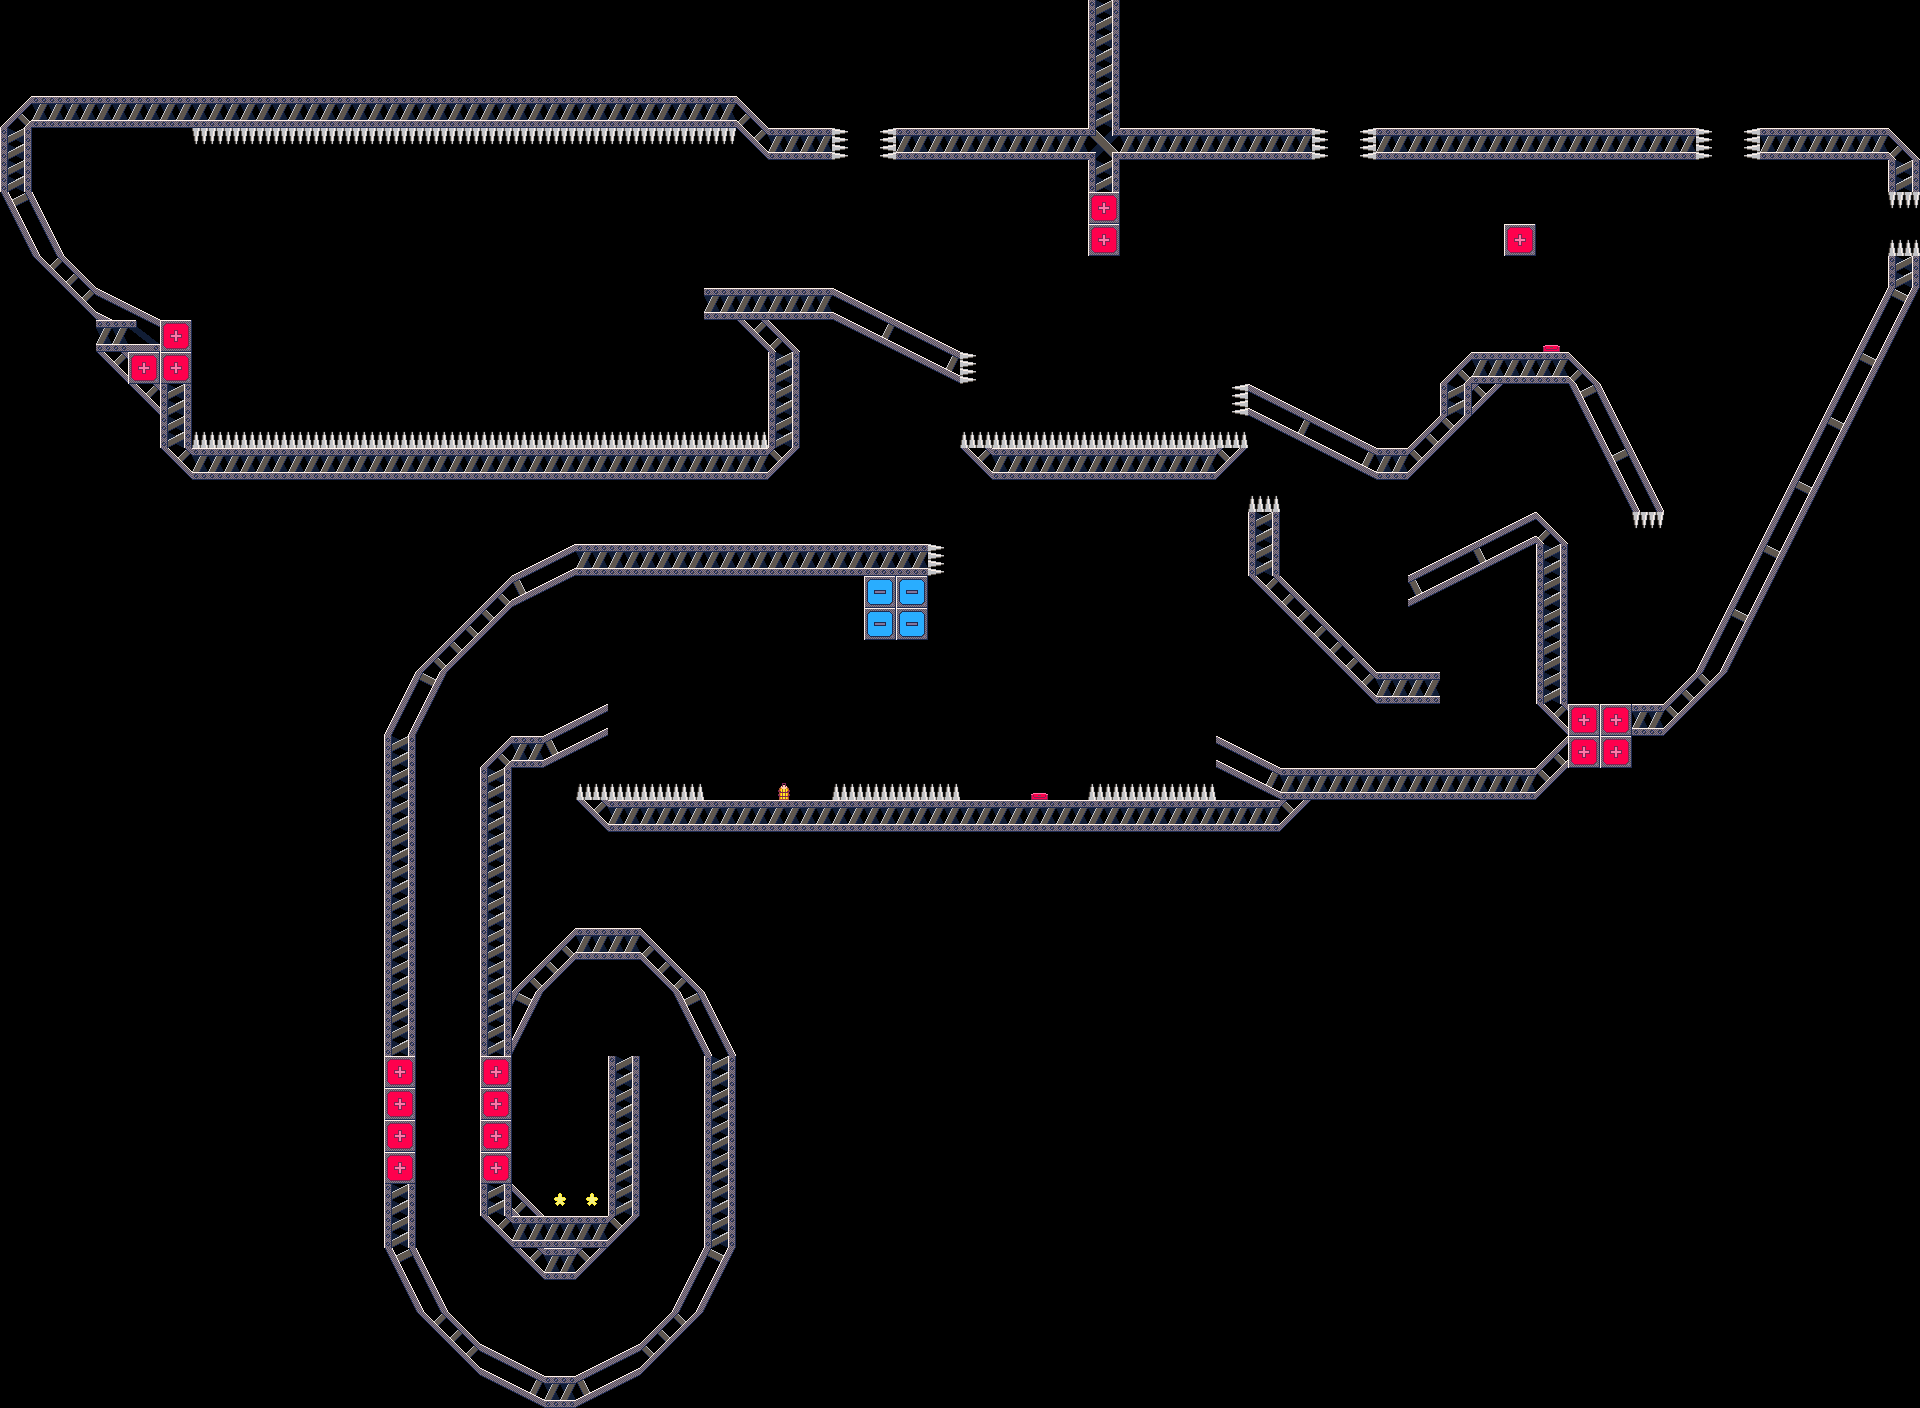

A level layout from a 2D game, rendered from its tile map. Below: a short description, then the map file with its tile-grid data intact:
An orthogonal 60x44 tile map with 32x32 px tiles, 1 tile layer (tiles) and 1 object (spawn).

<map version="1.10" tiledversion="1.11.2" orientation="orthogonal" renderorder="right-down" width="60" height="44" tilewidth="32" tileheight="32" infinite="0" nextlayerid="3" nextobjectid="2">
 <editorsettings>
  <export target="../../../assets/levels/021.json" format="json" />
 </editorsettings>
 <tileset firstgid="1" source="../Metal.tsx" />
 <layer id="1" name="tiles" width="60" height="44">
  <data encoding="csv">
0,0,0,0,0,0,0,0,0,0,0,0,0,0,0,0,0,0,0,0,0,0,0,0,0,0,0,0,0,0,0,0,0,0,33,0,0,0,0,0,0,0,0,0,0,0,0,0,0,0,0,0,0,0,0,0,0,0,0,0,
0,0,0,0,0,0,0,0,0,0,0,0,0,0,0,0,0,0,0,0,0,0,0,0,0,0,0,0,0,0,0,0,0,0,33,0,0,0,0,0,0,0,0,0,0,0,0,0,0,0,0,0,0,0,0,0,0,0,0,0,
0,0,0,0,0,0,0,0,0,0,0,0,0,0,0,0,0,0,0,0,0,0,0,0,0,0,0,0,0,0,0,0,0,0,33,0,0,0,0,0,0,0,0,0,0,0,0,0,0,0,0,0,0,0,0,0,0,0,0,0,
15,26,26,26,26,26,26,26,26,26,26,26,26,26,26,26,26,26,26,26,26,26,26,16,0,0,0,0,0,0,0,0,0,0,33,0,0,0,0,0,0,0,0,0,0,0,0,0,0,0,0,0,0,0,0,0,0,0,0,0,
33,0,0,0,0,0,32,32,32,32,32,32,32,32,32,32,32,32,32,32,32,32,32,21,26,26,27,25,26,26,26,26,26,26,37,26,26,26,26,26,26,27,25,26,26,26,26,26,26,26,26,26,26,27,25,26,26,26,26,16,
33,0,0,0,0,0,0,0,0,0,0,0,0,0,0,0,0,0,0,0,0,0,0,0,0,0,0,0,0,0,0,0,0,0,33,0,0,0,0,0,0,0,0,0,0,0,0,0,0,0,0,0,0,0,0,0,0,0,0,33,
17,6,0,0,0,0,0,0,0,0,0,0,0,0,0,0,0,0,0,0,0,0,0,0,0,0,0,0,0,0,0,0,0,0,19,0,0,0,0,0,0,0,0,0,0,0,0,0,0,0,0,0,0,0,0,0,0,0,0,32,
23,12,0,0,0,0,0,0,0,0,0,0,0,0,0,0,0,0,0,0,0,0,0,0,0,0,0,0,0,0,0,0,0,0,19,0,0,0,0,0,0,0,0,0,0,0,0,19,0,0,0,0,0,0,0,0,0,0,0,20,
0,21,16,0,0,0,0,0,0,0,0,0,0,0,0,0,0,0,0,0,0,0,0,0,0,0,0,0,0,0,0,0,0,0,0,0,0,0,0,0,0,0,0,0,0,0,0,13,0,0,0,0,0,0,0,0,0,0,0,33,
0,0,21,3,4,0,0,0,0,0,0,0,0,0,0,0,0,0,0,0,0,0,26,26,26,26,3,4,0,0,0,0,0,0,0,0,0,0,0,0,0,0,0,0,0,0,0,0,0,0,0,0,0,0,0,0,0,0,5,18,
0,0,0,26,35,19,0,0,0,0,0,0,0,0,0,0,0,0,13,13,13,13,13,21,16,13,7,8,3,4,0,0,0,0,0,0,0,0,0,0,0,0,0,0,0,0,0,0,36,0,0,0,0,0,0,0,0,0,11,24,
0,0,0,21,19,19,0,0,0,0,0,0,0,0,0,0,0,0,0,0,0,0,0,0,33,0,0,0,7,8,27,0,0,0,0,0,0,0,0,0,0,0,0,0,0,15,26,26,26,16,0,0,0,0,0,0,0,5,18,0,
0,0,0,0,21,33,0,0,0,0,0,0,0,0,0,0,0,0,0,0,0,0,0,0,33,0,0,0,0,0,0,0,0,0,0,0,0,0,25,3,4,0,0,0,0,33,22,0,0,17,6,0,0,0,0,0,0,11,24,0,
0,0,0,0,0,33,20,20,20,20,20,20,20,20,20,20,20,20,20,20,20,20,20,20,33,0,0,0,0,0,20,20,20,20,20,20,20,20,20,7,8,3,4,0,15,22,0,0,0,23,12,0,0,0,0,0,5,18,0,0,
0,0,0,0,0,21,26,26,26,26,26,26,26,26,26,26,26,26,26,26,26,26,26,26,22,0,0,0,0,0,21,26,26,26,26,26,26,26,22,0,0,7,8,26,22,0,0,0,0,0,17,6,0,0,0,0,11,24,0,0,
0,0,0,0,0,0,0,0,0,0,0,0,0,0,0,0,0,0,0,0,0,0,0,0,0,0,0,0,0,0,0,0,0,0,0,0,0,0,0,20,0,0,0,0,0,0,0,0,0,0,23,12,0,0,0,5,18,0,0,0,
0,0,0,0,0,0,0,0,0,0,0,0,0,0,0,0,0,0,0,0,0,0,0,0,0,0,0,0,0,0,0,0,0,0,0,0,0,0,0,33,0,0,0,0,0,0,1,2,16,0,0,32,0,0,0,11,24,0,0,0,
0,0,0,0,0,0,0,0,0,0,0,0,0,0,13,13,1,2,26,26,26,26,26,26,26,26,26,26,26,27,0,0,0,0,0,0,0,0,0,33,0,0,0,0,1,2,9,10,33,0,0,0,0,0,5,18,0,0,0,0,
0,0,0,0,0,0,0,0,0,0,0,0,0,13,13,15,9,10,0,0,0,0,0,0,0,0,0,31,31,0,0,0,0,0,0,0,0,0,0,21,16,0,0,0,9,10,0,0,33,0,0,0,0,0,11,24,0,0,0,0,
0,0,0,0,0,0,0,0,0,0,0,0,0,13,15,22,0,0,0,0,0,0,0,0,0,0,0,31,31,0,0,0,0,0,0,0,0,0,0,0,21,16,0,0,0,0,0,0,33,0,0,0,0,5,18,0,0,0,0,0,
0,0,0,0,0,0,0,0,0,0,0,0,0,15,22,0,0,0,0,0,0,0,0,0,0,0,0,0,0,0,0,0,0,0,0,0,0,0,0,0,0,21,16,0,0,0,0,0,33,0,0,0,0,11,24,0,0,0,0,0,
0,0,0,0,0,0,0,0,0,0,0,0,5,18,0,0,0,0,0,0,0,0,0,0,0,0,0,0,0,0,0,0,0,0,0,0,0,0,0,0,0,0,21,26,26,0,0,0,33,0,0,0,15,22,0,0,0,0,0,0,
0,0,0,0,0,0,0,0,0,0,0,0,11,24,0,0,0,1,2,0,0,0,0,0,0,0,0,0,0,0,0,0,0,0,0,0,0,0,0,0,0,0,0,0,0,0,0,0,21,19,19,26,22,0,0,0,0,0,0,0,
0,0,0,0,0,0,0,0,0,0,0,0,33,0,0,15,26,9,10,0,0,0,0,0,0,0,0,0,0,0,0,0,0,0,0,0,0,0,3,4,0,0,0,0,0,0,0,0,15,19,19,0,0,0,0,0,0,0,0,0,
0,0,0,0,0,0,0,0,0,0,0,0,33,0,0,33,0,13,20,20,20,20,0,0,28,0,20,20,20,20,0,0,36,0,20,20,20,20,7,8,26,26,26,26,26,26,26,26,22,0,0,0,0,0,0,0,0,0,0,0,
0,0,0,0,0,0,0,0,0,0,0,0,33,0,0,33,0,13,21,26,26,26,26,26,26,26,26,26,26,26,26,26,26,26,26,26,26,26,26,26,22,0,0,0,0,0,0,0,0,0,0,0,0,0,0,0,0,0,0,0,
0,0,0,0,0,0,0,0,0,0,0,0,33,0,0,33,0,13,0,0,0,0,0,0,0,0,0,0,0,0,0,0,0,0,0,0,0,0,0,0,0,0,0,0,0,0,0,0,0,0,0,0,0,0,0,0,0,0,0,0,
0,0,0,0,0,0,0,0,0,0,0,0,33,0,0,33,0,0,0,0,0,0,0,0,0,0,0,0,0,0,0,0,0,0,0,0,0,0,0,0,0,0,0,0,0,0,0,0,0,0,0,0,0,0,0,0,0,0,0,0,
0,0,0,0,0,0,0,0,0,0,0,0,33,0,0,33,0,0,0,0,0,0,0,0,0,0,0,0,0,0,0,0,0,0,0,0,0,0,0,0,0,0,0,0,0,0,0,0,0,0,0,0,0,0,0,0,0,0,0,0,
0,0,0,0,0,0,0,0,0,0,0,0,33,0,0,33,0,15,26,26,16,0,0,0,0,0,0,0,0,0,0,0,0,0,0,0,0,0,0,0,0,0,0,0,0,0,0,0,0,0,0,0,0,0,0,0,0,0,0,0,
0,0,0,0,0,0,0,0,0,0,0,0,33,0,0,33,15,22,0,0,21,16,0,0,0,0,0,0,0,0,0,0,0,0,0,0,0,0,0,0,0,0,0,0,0,0,0,0,0,0,0,0,0,0,0,0,0,0,0,0,
0,0,0,0,0,0,0,0,0,0,0,0,33,0,0,33,18,0,0,0,0,17,6,0,0,0,0,0,0,0,0,0,0,0,0,0,0,0,0,0,0,0,0,0,0,0,0,0,0,0,0,0,0,0,0,0,0,0,0,0,
0,0,0,0,0,0,0,0,0,0,0,0,33,0,0,33,24,0,0,0,0,23,12,0,0,0,0,0,0,0,0,0,0,0,0,0,0,0,0,0,0,0,0,0,0,0,0,0,0,0,0,0,0,0,0,0,0,0,0,0,
0,0,0,0,0,0,0,0,0,0,0,0,19,0,0,19,0,0,0,33,0,0,33,0,0,0,0,0,0,0,0,0,0,0,0,0,0,0,0,0,0,0,0,0,0,0,0,0,0,0,0,0,0,0,0,0,0,0,0,0,
0,0,0,0,0,0,0,0,0,0,0,0,19,0,0,19,0,0,0,33,0,0,33,0,0,0,0,0,0,0,0,0,0,0,0,0,0,0,0,0,0,0,0,0,0,0,0,0,0,0,0,0,0,0,0,0,0,0,0,0,
0,0,0,0,0,0,0,0,0,0,0,0,19,0,0,19,0,0,0,33,13,13,33,0,0,0,0,0,0,0,0,0,0,0,0,0,0,0,0,0,0,0,0,0,0,0,0,0,0,0,0,0,0,0,0,0,0,0,0,0,
0,0,0,0,0,0,0,0,0,0,0,0,19,0,0,19,0,0,0,33,0,0,33,0,0,0,0,0,0,0,0,0,0,0,0,0,0,0,0,0,0,0,0,0,0,0,0,0,0,0,0,0,0,0,0,0,0,0,0,0,
0,0,0,0,0,0,0,0,0,0,0,13,33,0,0,33,16,14,14,33,0,0,33,0,0,0,0,0,0,0,0,0,0,0,0,0,0,0,0,0,0,0,0,0,0,0,0,0,0,0,0,0,0,0,0,0,0,0,0,0,
0,0,0,0,0,0,0,0,0,0,13,13,33,0,0,21,26,26,26,22,0,0,33,0,0,0,0,0,0,0,0,0,0,0,0,0,0,0,0,0,0,0,0,0,0,0,0,0,0,0,0,0,0,0,0,0,0,0,0,0,
0,0,0,0,0,0,0,0,0,0,13,0,17,6,0,13,21,26,22,0,0,5,18,0,0,0,0,0,0,0,0,0,0,0,0,0,0,0,0,0,0,0,0,0,0,0,0,0,0,0,0,0,0,0,0,0,0,0,0,0,
0,0,0,0,0,0,0,0,0,0,0,0,23,12,0,13,13,0,0,0,0,11,24,0,0,0,0,0,0,0,0,0,0,0,0,0,0,0,0,0,0,0,0,0,0,0,0,0,0,0,0,0,0,0,0,0,0,0,0,0,
0,0,0,0,0,0,0,0,0,0,0,0,0,21,16,0,0,0,0,0,15,22,0,0,0,0,0,0,0,0,0,0,0,0,0,0,0,0,0,0,0,0,0,0,0,0,0,0,0,0,0,0,0,0,0,0,0,0,0,0,
0,0,0,0,0,0,0,0,0,0,0,0,0,0,21,3,4,0,1,2,22,0,0,0,0,0,0,0,0,0,0,0,0,0,0,0,0,0,0,0,0,0,0,0,0,0,0,0,0,0,0,0,0,0,0,0,0,0,0,0,
0,0,0,0,0,0,0,0,0,0,0,0,0,0,0,7,8,26,9,10,0,0,0,0,0,0,0,0,0,0,0,0,0,0,0,0,0,0,0,0,0,0,0,0,0,0,0,0,0,0,0,0,0,0,0,0,0,0,0,0
</data>
 </layer>
 <objectgroup id="2" name="spawns">
  <object id="1" name="spawn" x="63.3333" y="160">
   <point />
  </object>
 </objectgroup>
</map>